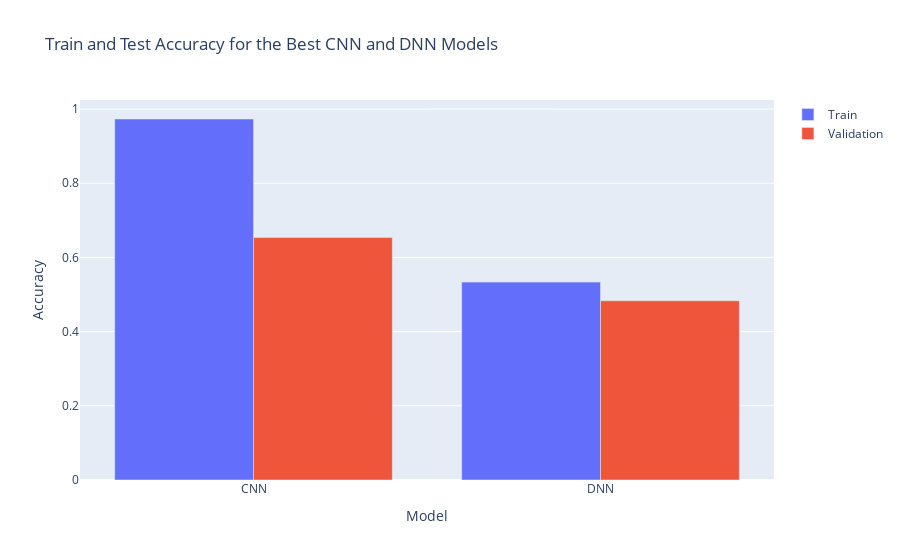

Notebook source saved alongside this figure:
### Code cell
# bar plot with train and test accuracy

fig = go.Figure()

fig.add_trace(go.Bar(
    x=["CNN", "DNN"],
    y=[best_cnn["accuracy_train"].values[0], best_dnn["accuracy_train"].values[0]],
    name='Train',
    marker_color='#636EFA'
))

fig.add_trace(go.Bar(
    x=["CNN", "DNN"],
    y=[best_cnn["accuracy_test"].values[0], best_dnn["accuracy_test"].values[0]],
    name='Validation',
    marker_color='#EF553B'
))

fig.update_layout(
    title='Train and Test Accuracy for the Best CNN and DNN Models',
    barmode='group',
    xaxis_title='Model',
    yaxis_title='Accuracy',
    showlegend=True
)

fig.show()

### Figure 1 — Plotly figure (JSON) as saved in the notebook; plotly's stock layout.template omitted (floating-point values rounded to 4 significant figures)
{"data": [{"marker": {"color": "#636EFA"}, "name": "Train", "type": "bar", "x": ["CNN", "DNN"], "y": [0.9732, 0.5335]}, {"marker": {"color": "#EF553B"}, "name": "Validation", "type": "bar", "x": ["CNN", "DNN"], "y": [0.6539, 0.4833]}], "layout": {"barmode": "group", "showlegend": true, "title": {"text": "Train and Test Accuracy for the Best CNN and DNN Models"}, "xaxis": {"title": {"text": "Model"}}, "yaxis": {"title": {"text": "Accuracy"}}}}
